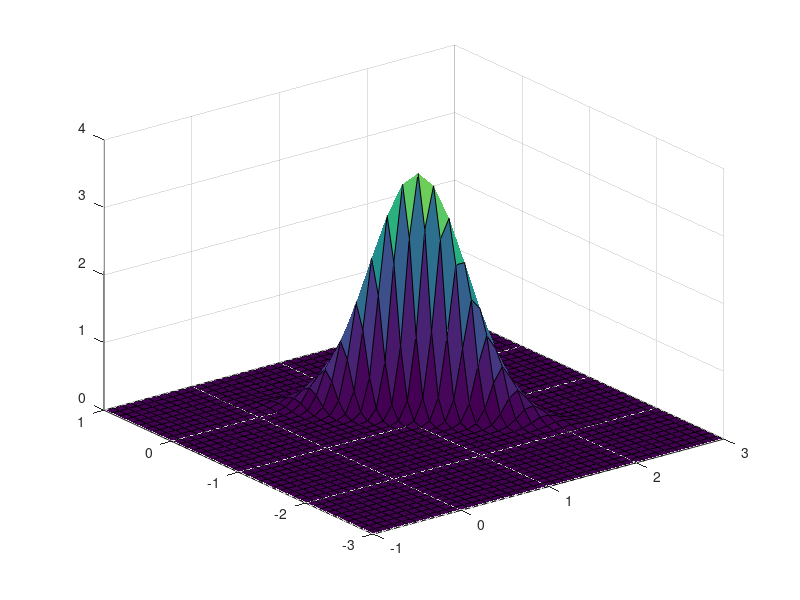

This figure's MATLAB source: (Note: this script raises an error after producing the figure.)
sigma = [0.14, -0.3,0.0,0.2;
        -0.3, 1.16, 0.2, -0.8;
        0.0, 0.2, 1.0, 1.0;
        0.2,-0.8,1.0,2.0]; 

lambda = inv(sigma)
cov_prior = inv(lambda(1:2,1:2))

m = [1,0,1,2]';
% mean = m(1:2) + sigma(1:2,3:4)*inv(sigma(3:4,3:4))*([0,0]' - m(3:4))

mean_prior = m(1:2) + inv(lambda(1:2,1:2))*lambda(1:2,3:4)*([0,0]'-m(3:4))

mt = mvnrnd(mean_prior,cov_prior)
x1 = -1:0.1:3; 
x2 = -3:0.1:1;
[X,Y] = meshgrid(x1,x2);
x = [X(:),Y(:)];  
pdf = mvnpdf(x,mean_prior',cov_prior');
pdf = reshape(pdf,length(x2),length(x1));
surf(x1,x2,pdf)

covt = [2.0, 0.8;
        0.8, 4.0];
data = mvnrnd(mt,covt,1000);
save('data.txt','data','-ascii')

mean_est = sum(data,1)/1000
% maaktniksuithoejehetnoemt = data-mean_est;
cov_est = zeros(2,2);

for i=1:1000
    cov_est =  cov_est + ((data(i,:)-mean_est)'*(data(i,:)-mean_est));
end
cov_unb = cov_est/999 ;
cov_est = cov_est/1000;

for i=1:1000
    cov_post = inv(inv(cov_prior)+inv(covt));
    mean_post = cov_post * ((inv(covt)*data(i,:)')+(inv(cov_prior)*mean_prior)); 
    cov_prior = cov_post; 
    mean_prior = mean_post;
end


cov_post
mean_post
mt
% 
% X = mvnrnd(mean_post',cov_post',1000);
% posterior = mvnpdf(X,mean_post',cov_post');
% X(find(posterior == max(posterior)))

% posterior = mvnpdf(data, mean_post', cov_post')

mean_map = zeros(1000,2); 
for i=1:1000
   posterior = mvnpdf(data(1:i,:),mean_post',cov_post');
   max_post = find(posterior == max(posterior));
   mean_map(i,:) = data(max_post(1),:);   
end

% data = load('data.txt'); 

mean_mls = zeros(1000,2); 
for i=1:length(data)
    mean_ml = mean_ml + (data(i,:)-mean_ml)/i;
    mean_mls(i,:) = mean_ml;
end

mt(1)

figure;
plot(1:1:1000,mean_mls(:,1),1:1:1000,mean_map(:,1),1:1:1000,mt(1)*ones(1000,1),'k:')


% mean_mls
% mean_map
